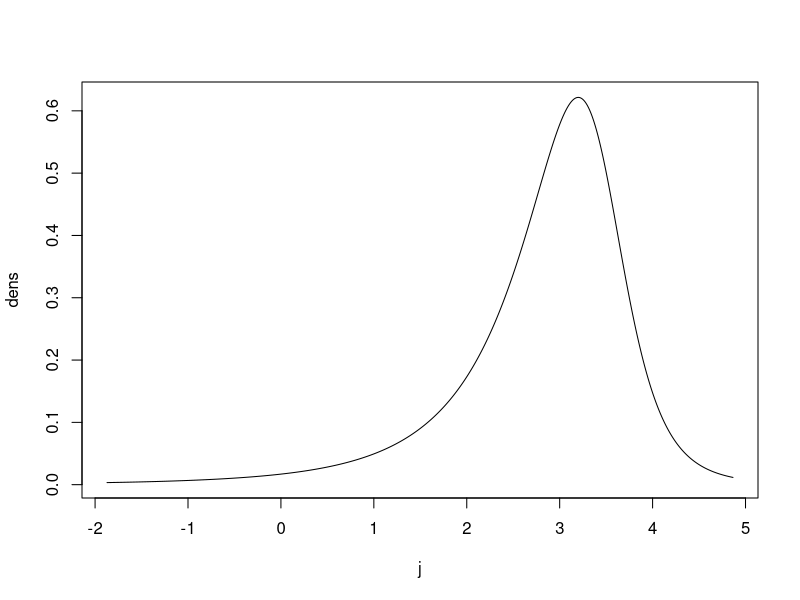

The R source for this figure:
qpfun <- function(P){
	return(c(P/2, 1/2, 1-P/2))
}

# Scaled sinh function is meant to be smooth as scale goes through 0
ssh <- function(x, s){
	if (s==0) return(x)
	return(sinh(s*x)/s)
}

assh <- function(x, s){
	if (s==0) return(x)
	return(asinh(s*x)/s)
}

## Take a vector of three quantiles and computes the "weight" – the ratio between the two sides
wtfun <- function(v){
	if(length(v) != 3){
		stop(paste("v is supposed to have length 3 in wtfun", length(v)))
	}
	return((v[[3]]-v[[2]])/(v[[2]]-v[[1]]))
}

## Weight of a constrained Johnson distribution (for calling by uniroot)
jsqwt <- function(phi, q, root=0){
	return(wtfun(ssh(q+phi, phi))-root)
}

jsqphi <- function(wt, P=0.1, phiRange=c(-10, 10)){
	qp <- qpfun(P)
	qq <- qnorm(qp)
	return(uniroot(jsqwt, phiRange, q=qq, root=wt)$root)
}

## Transform a normal deviate to a Johnson deviate
jsqfun <- function(z, phi, eps=0, lam=1, pars=NULL){
	if (!is.null(pars)) return(jsqfun(z, pars$phi, pars$eps, pars$lam))
	return(ssh(z+phi, phi)*lam+eps)
}

## Transform a Johnson to a normal deviate 
ajsqfun <- function(j, phi, eps=0, lam=1, pars=NULL){
	if (!is.null(pars)) return(ajsqfun(j, pars$phi, pars$eps, pars$lam))
	return(assh((j-eps)/lam, phi)-phi)
}

jsqpar <- function(q, P=0.1, phiRange=c(-10, 10)){
	wt <- wtfun(q)
	qp <- qpfun(P)
	z <- qnorm(qp)
	phi <- jsqphi(wt, P, phiRange)
	q0 <- jsqfun(z, phi)
	lam <- sd(q)/sd(q0)
	eps <- mean(q)-lam*mean(q0)
	return(list(eps=eps, lam=lam, phi=phi))
}

djsq <- function(j,  phi, eps=0, lam=1, pars=NULL){
	if (!is.null(pars)) return(djsq(j, pars$phi, pars$eps, pars$lam))
	j0 <- (j-eps)/lam
	z <- assh(j0, phi)
	zdens <- dnorm(z-phi)
	return(zdens/(lam*cosh(phi*z)))
}

## Parameters for a particular vector
v <- c(1, 3, 4)
P <- 0.1
plim <- 0.01
boxes <- 5000

pars <- jsqpar(q=v, P=P)

qlim <- (jsqfun(qnorm(qpfun(plim)), pars=pars))
j <- seq(min(qlim), max(qlim), length.out=boxes+1)
del <- (max(j) - min(j))/boxes
j <- (j[-1] + j[-length(j)])/2

dens <- djsq(j, pars=pars)
plot(j, dens, type="l")
print(del*sum(dens))
print(plim/2+del*sum(dens[j<v[[1]]]))
print(plim/2+del*sum(dens[j<v[[2]]]))
print(plim/2+del*sum(dens[j<v[[3]]]))
